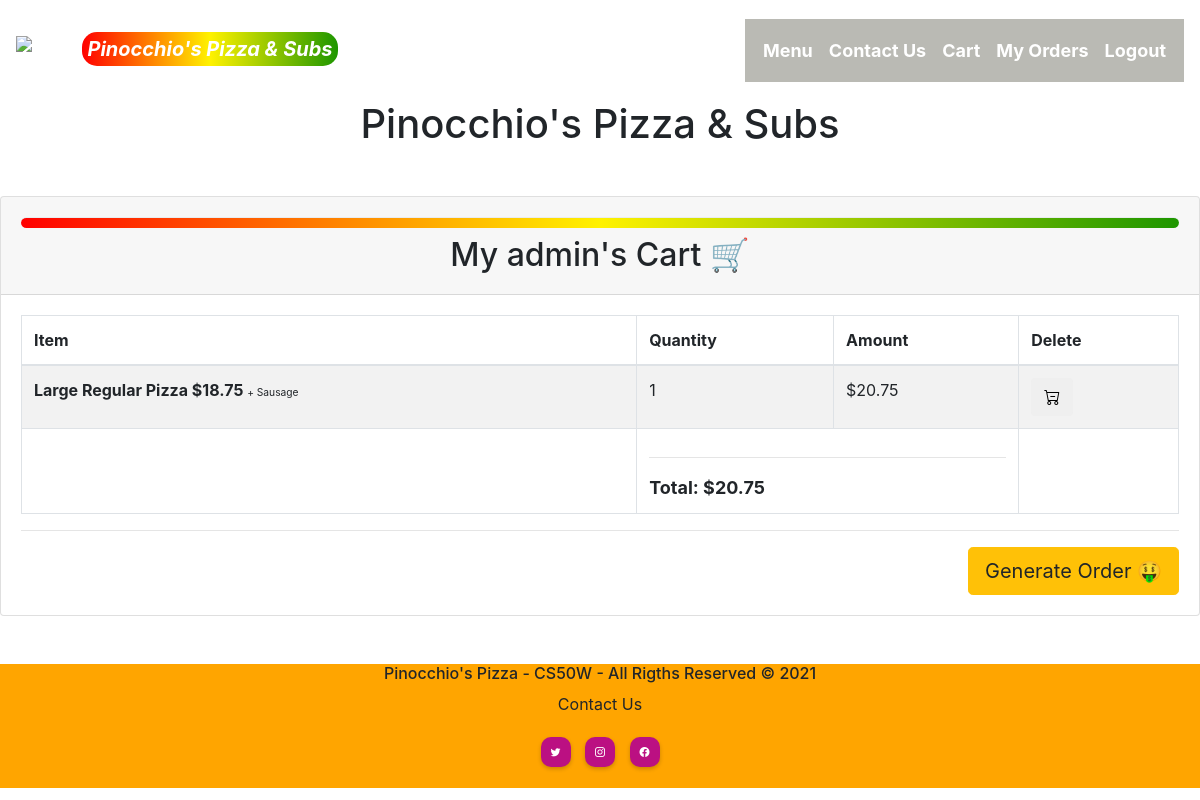
The app's page /cart (signed in), older data.
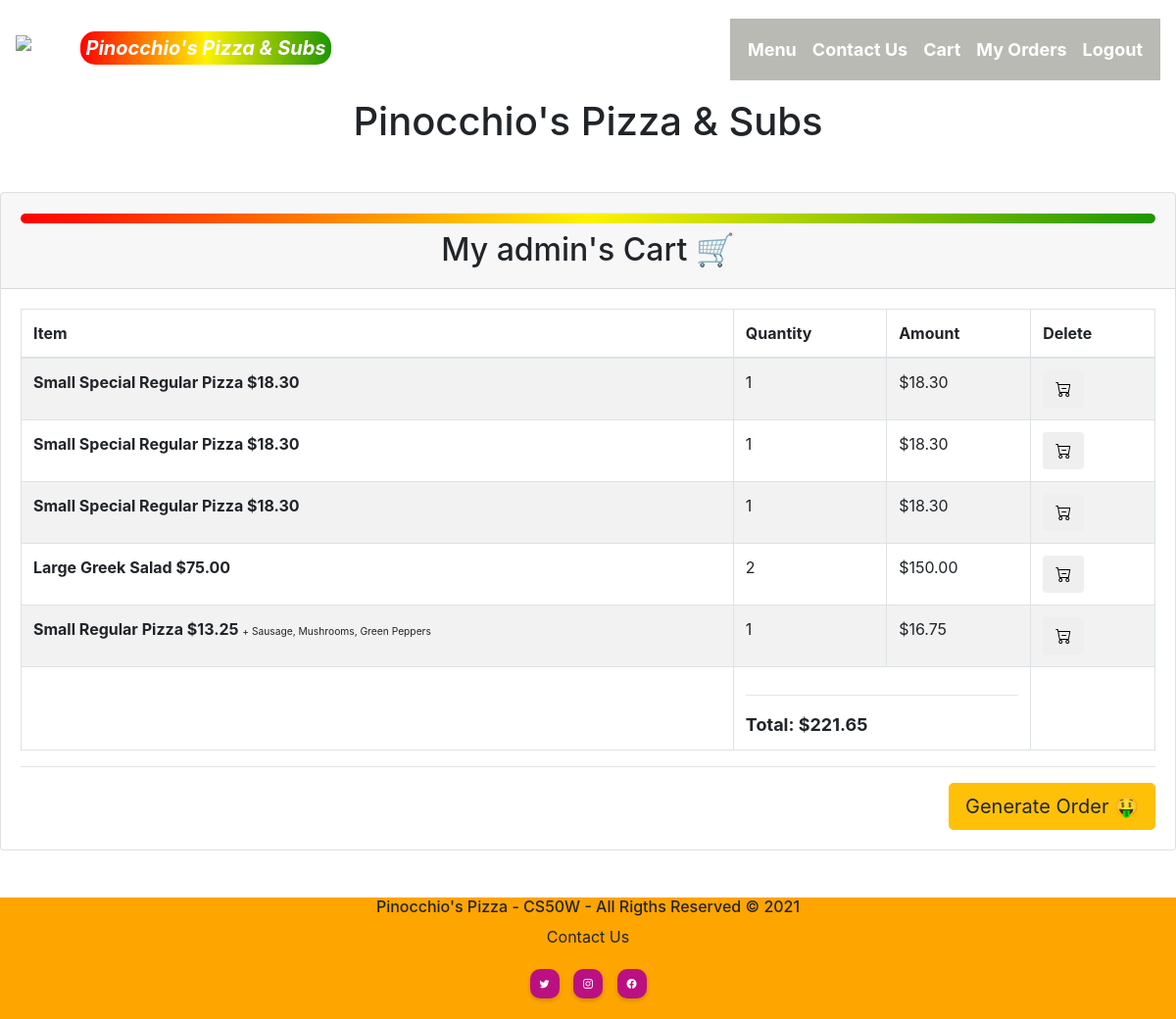
The same page, newer data.
### orders/models.py (models this page shows, shortened)
class ItemCost(models.Model):
    size = models.ForeignKey(
        Size, on_delete=models.PROTECT, blank=True, null=True)
    itemcost = models.ManyToManyField(
        Inventory, blank=True, related_name="cost")
    amount = models.DecimalField(max_digits=6, decimal_places=2)
    def __str__(self):
        for each in self.itemcost.all():
            return f"{self.size} {each} ${self.amount}"

class Size(models.Model):
    size = models.CharField(max_length=64, blank=True)
    def __str__(self):
        return f"{self.size}"

class Inventory(models.Model):
    name = models.CharField(max_length=64)
    image = models.ImageField(upload_to="static/images/", blank=True)
    toppings = models.ManyToManyField(
        Topping, blank=True, related_name="toppings")
    special = models.BooleanField(default=False)
    customizable = models.BooleanField(default=True)
    item_type = models.ForeignKey(Type, on_delete=models.PROTECT, null=True)
    comments = models.CharField(max_length=500, blank=True)
    def __str__(self):
        return f" {self.name}"

class Topping(models.Model):
    item = models.CharField(max_length=64)
    def __str__(self):
        return f"{self.item}"

class Orderr(models.Model):
    qty = models.IntegerField()
    item = models.ManyToManyField(ItemCost, blank=True, related_name="item")
    item_topping = models.ManyToManyField(
        Topping, blank=True, related_name="item_topping")
    amount = models.DecimalField(max_digits=6, decimal_places=2, default=0.00)
    user = models.ForeignKey(User, on_delete=models.CASCADE)
    created_at = models.DateTimeField(auto_now_add=True)
    class Meta:
        get_latest_by = ['item']

### orders/views.py (the view)
# urls.py: path('cart', views.cart, name='cart'),
def cart(request):
    orders =  Orderr.objects.filter(user_id=request.user.id)
    total = Decimal(0)
    cart_item_count = 0 # increase if the cart is not empty
    total_id = []
    for order in orders:
        total_id.append(order.id)
        cart_item_count = len(total_id)
        total += Decimal(order.amount)
    context = {
        "inventory": Inventory.objects.all(),
        "itemcost": ItemCost.objects.all(),
        "orders": orders,
        "total": total,
        "total_id": total_id,
        "cart_item_count": cart_item_count
    }
    return render(request, 'orders/cart.html', context)

### orders/templates/orders/cart.html (shortened to what this page needs)
{% extends "orders/layout.html" %}
{% block body %}
<div class="card mt-5">
    <div class="card-header">
        <div class="dropdown-divider title"></div>
        <h2 class="text-center">My {{request.user}}'s Cart &#128722; </h2>
    </div>
    {% if cart_item_count > 0 %}
    <div class="card-body">
        <div class="card-text">
            <div class="table-wrapper-scroll-y
                            my-custom-scrollbar" style="display: flex; flex-direction: column-reverse;">
                <table class="table table-bordered table-striped mb-0">
                    <thead>
                        <tr>
                            <th scope="col">Item</th>
                            <th scope="col">Quantity</th>
                            <th scope="col">Amount</th>
                            <th scope="col">Delete</th>
                        </tr>
                    </thead>
                    <tbody>
                        {% for order in orders %}
                        {% for item in order.item.all %}
                        <tr>
                            <th scope="row">{{item}}
                                {% if order.item_topping.all %}<small><small>+
                                        {% for topping in order.item_topping.all%}
                                        {{topping}}{% if not forloop.last %}, {% endif %}
                                        {% endfor %}
                                    </small></small>{% endif %}</th>
                            <td>{{order.qty}}</td>
                            <td>${{order.amount}}</td>
                            <td>
                                <form action="{% url 'delete_item' %}" method="POST">
                                    <input type="hidden" name="item_id" value="{{order.id}}"><button type="submit"
                                        class="btn"><i class="bi bi-cart-dash"></i></button>
                                </form>
                            </td>
                        </tr>
                        {% endfor %}
                        {% endfor %}
                        <tr>
                            <td></td>
                            <td colspan="2">
                                <hr> <b style="font-size:large;">Total: ${{ total }}</b>
                            </td>
                            <td></td>
                        </tr>
                    </tbody>
                </table>
            </div>
            <hr>
            <span class="float-right">
                <button type="button" class="btn btn-warning btn-lg" data-toggle="modal" data-target="#checkout">
                    Generate Order 🤑
                </button>
            </span>
        </div>
    </div>
    {% else %}
    <span class="p-5" style='font-size:20px;'>Your cart is empty &#128575;</span>
    {% endif %}
</div>
{% endblock %}

Row changes from the older to the newer data that the page shows:
removed Orderr: qty "1", amount "20.75", Topping (item "Sausage")
no longer on this page (row unchanged): ItemCost: id+size+amount "Large Regular Pizza $18.75", Topping (item "Sausage")
added Orderr: qty "1", amount "18.30"
now on this page (row unchanged): ItemCost: id+size+amount "Small Special Regular Pizza $18.30"
added Orderr: qty "1", amount "18.30"
added Orderr: qty "1", amount "18.30"
added Orderr: qty "2", amount "150.00"
now on this page (row unchanged): ItemCost: id+size+amount "Large Greek Salad $75.00"
added Orderr: qty "1", amount "16.75", Topping (item "Sausage")
now on this page (row unchanged): ItemCost: id+size+amount "Small Regular Pizza $13.25", Topping (item "Sausage")
now on this page (row unchanged): Topping: item "Mushrooms", shown under "Small Regular Pizza $13.25"
now on this page (row unchanged): Topping: item "Green Peppers", shown under "Small Regular Pizza $13.25"
Text that changed along with them:
{{ total }}: "20.75" → "221.65"
